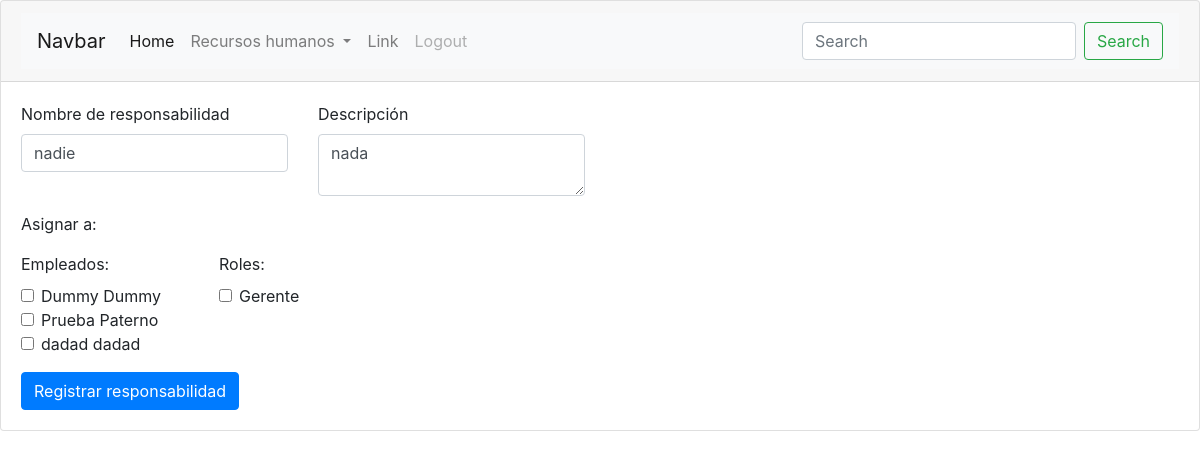
The app's page /RH/responsabilidades/edit/3 (signed in), older data.
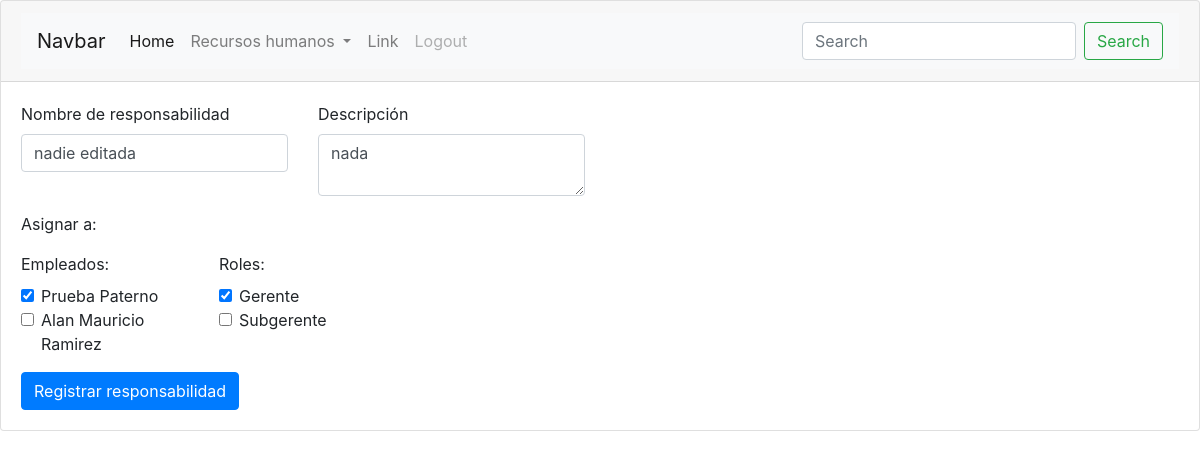
The same page, newer data.
### RH/models.py (models this page shows)
class Responsabilidad(models.Model):
	nombre=models.CharField(max_length=120)
	descripcion=models.TextField()
	empleados=models.ManyToManyField(Empleado,blank=True)
	roles=models.ManyToManyField(Rol,blank=True)

class Empleado(models.Model):
	nombre=models.CharField(max_length=120)
	apellido_paterno=models.CharField(max_length=120)
	apellido_materno=models.CharField(max_length=120,blank=True,null=True)
	fecha_de_nacimiento=models.DateTimeField(blank=True,null=True)
	fecha_de_alta=models.DateTimeField(default=timezone.now)
	rol=models.ForeignKey(Rol,on_delete=models.CASCADE)
	usuario=models.ForeignKey('auth.User',on_delete=models.CASCADE)

class Rol(models.Model):
	nombre=models.CharField(max_length=120)
	descripcion=models.TextField()

### RH/views.py (the view)
# urls.py: path('responsabilidades/edit/<int:pk>',views.responsabilidades_edit,name='r_edit'),
@login_required
def responsabilidades_edit(request,pk):
	r=Responsabilidad.objects.get(pk=pk)
	empleados=Empleado.objects.all()
	roles=Rol.objects.all()
	if request.method=="POST":
		r=get_object_or_404(Responsabilidad,pk=pk)
		form=ResponsabilidadForm(request.POST,instance=r)
		if form.is_valid():
			form.save()
			return responsabilidades_index(request)
	return render(request,'RH/responsabilidades_create.html',{'roles':roles,'empleados':empleados,'responsabilidad':r})

### RH/templates/RH/responsabilidades_create.html (shortened to what this page needs)
{% extends "base.html" %}
{% block content %}
  <form method="POST">
    <div class="row">
      <div class="form-group col-md-3">
        <label for="nombre">Nombre de responsabilidad</label>
        <input type="text" class="form-control" id="nombre" placeholder="Emcargado de limpieza, finanzas, etc. " name="nombre" value="{%firstof responsabilidad.nombre%}">
      </div>
      <div class="form-group col-md-3">
        <label for="descripcion">Descripción</label>
        <textarea class="form-control" id="descripcion" name="descripcion">{%firstof responsabilidad.descripcion%}</textarea>
      </div>
    </div>
    <div class="form-group row">
    	<label class="form-group col-12">Asignar a:</label>
	    <div class="col-sm-2">
	    	<label>Empleados:</label>
	    	{%for empleado in empleados%}
		    	<div class="form-check">
		    		<input class="form-check-input" type="checkbox" name="empleados" value="{{empleado.pk}}" id="defaultCheck1"
		    		{%if responsabilidad%}
		    			{%for e in responsabilidad.empleados.all%}
		    				{%ifequal empleado.pk e.pk%}
		    					 checked=""
		    				{%endifequal%}
		    			{%endfor%}
		    		{%endif%}
		    		>
				  <label class="form-check-label" for="defaultCheck1">
				    {{empleado.nombre}} {{empleado.apellido_paterno}}
				  </label>
				</div>
			{%endfor%}
		</div>
		<div class="col-sm-2">
			<label>Roles:</label>
			{%for rol in roles%}
		    	<div class="form-check">
				  <input class="form-check-input" type="checkbox" value="{{rol.pk}}" name="roles" id="defaultCheck1"
				    {%if responsabilidad%}
		    			{%for r in responsabilidad.roles.all%}
		    				{%ifequal rol.pk r.pk%}
		    					 checked=""
		    				{%endifequal%}
		    			{%endfor%}
		    		{%endif%}
				  >
				  <label class="form-check-label" for="defaultCheck1">
				    {{rol.nombre}}
				  </label>
				</div>
			{%endfor%}
	    </div>
	</div>
    <button type="submit" class="btn btn-primary">Registrar responsabilidad</button>
  </form>
{% endblock content %}

Row changes from the older to the newer data that the page shows:
removed Empleado: nombre "Dummy", apellido_paterno "Dummy"
removed Empleado: nombre "dadad", apellido_paterno "dadad"
changed Responsabilidad "nada": nombre "nadie" → "nadie editada"
computed for Empleado "Prueba": empleados "☐" → "☑"
added Empleado: nombre "Alan Mauricio", apellido_paterno "Ramirez"
computed for Rol "Gerente": roles "☐" → "☑"
added Rol: nombre "Subgerente"
